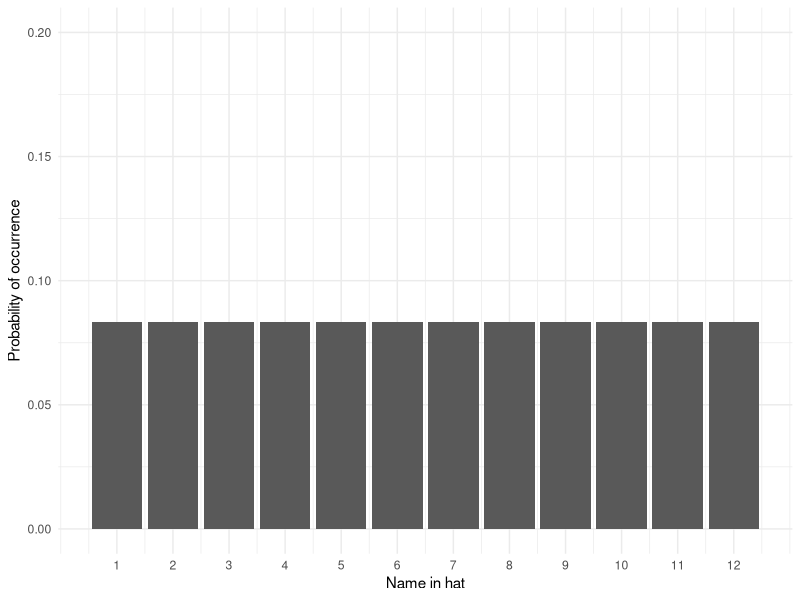
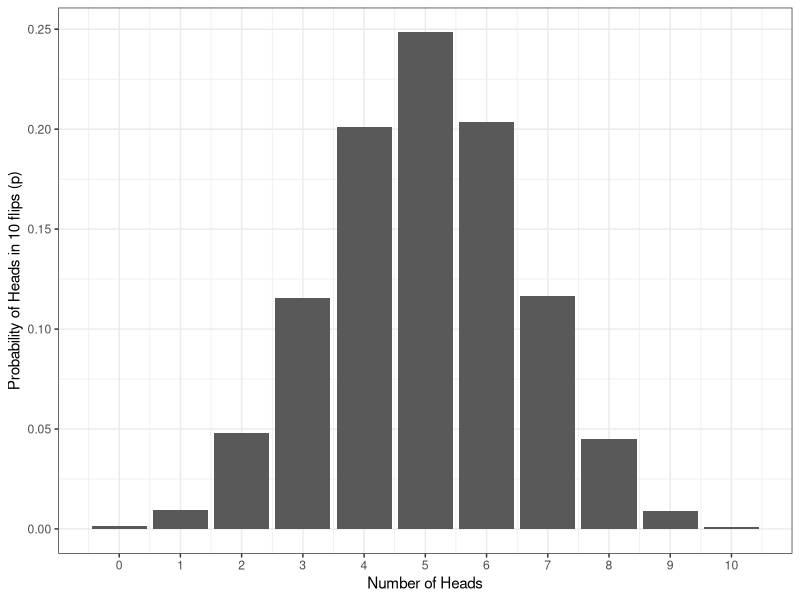

Reproduce these figures in R, in order. (Note: this script raises an error after producing the figures.)
## ---- chunk 1
1/12
## ---- chunk 2
library(tidyverse)
name <- 1:12
prob <- sample(x = .08333333, size = 12, replace = TRUE)
dat <- tibble(name, prob)
ggplot(dat, aes(name, prob)) +
  geom_col() +
  scale_y_continuous(limits = c(0,.2), name = "Probability of occurrence") +
  scale_x_continuous(breaks = c(1,2,3,4,5,6,7,8,9,10,11,12), name = "Name in hat") +
  theme_minimal()
## ---- chunk 3
heads10000 <- replicate(n = 10000, expr = sample(0:1, 10, TRUE) %>% sum())

data10000 <- tibble(heads = heads10000) %>%   # convert to a tibble
                group_by(heads) %>%     # group by number of possibilities 
                summarise(n = n(), # count occurances of each possibility,
                          p=n/10000) # & calculate probability (p) of each

ggplot(data10000, aes(x = heads,y = p)) + 
  geom_bar(stat = "identity") + 
  labs(x = "Number of Heads", y = "Probability of Heads in 10 flips (p)") +
  theme_bw() +
  scale_x_continuous(breaks = c(0,1,2,3,4,5,6,7,8,9,10))
## ---- chunk 4
knitr::include_graphics(path="./images/norm_dist_height.PNG")
## ---- chunk 5
knitr::include_graphics(path="./images/normal_dist.gif")
